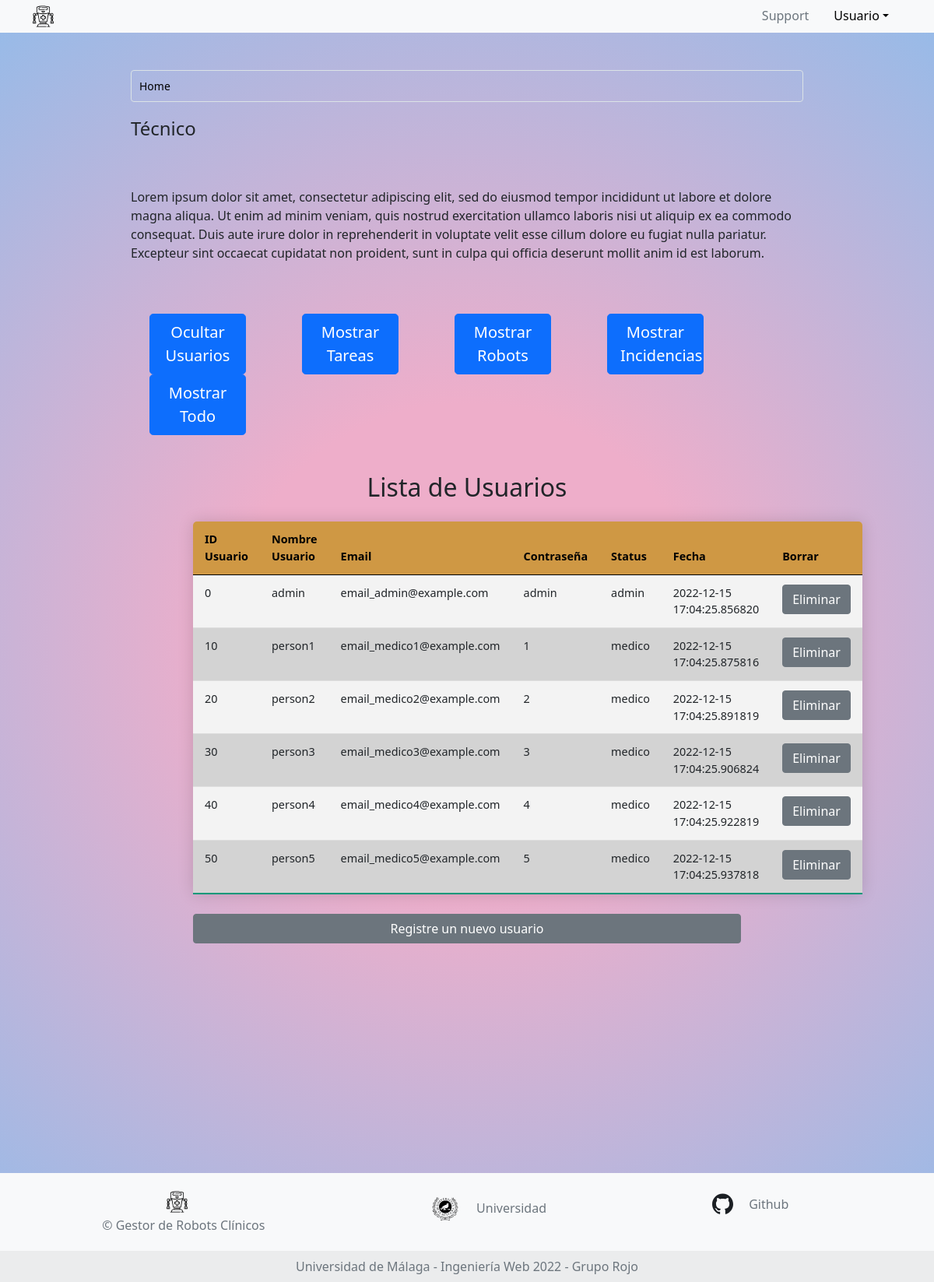
/admin, run on an earlier commit of the app's database.
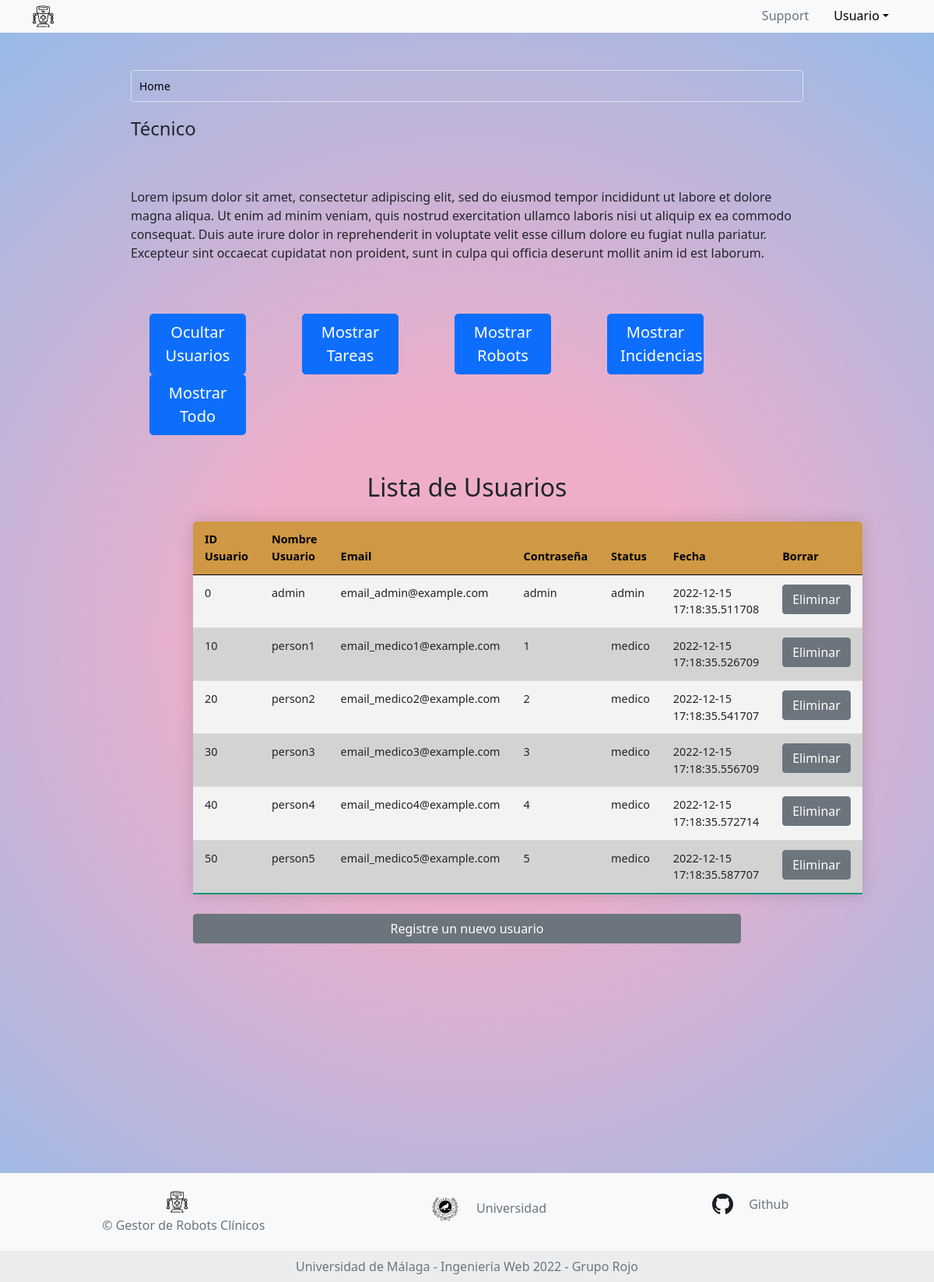
And on a later commit of the database.
### app.py (models this page shows, shortened)
class Users(db.Model):
    __tablename__ = 'Users'
    id = db.Column(db.String(10), primary_key=True)
    name = db.Column(db.String(150), nullable=False)
    email = db.Column(db.String(120), nullable=False, unique=True)
    password = db.Column(db.String(20), nullable=False)
    status = db.Column(db.String(20), nullable=False)
    date = db.Column(db.DateTime, default=datetime.utcnow)

### app.py (the view)
@app.route("/admin")
def admin():
    usuarios_db = db.session.query(Users).all()
    tareas_db = db.session.query(Tareas).all()
    robots_db = db.session.query(Robots).all()
    incidencias_db = db.session.query(Incidencias).all()
    return render_template('template_tecnico.jinja', usuarios = usuarios_db, tareas = tareas_db, robots = robots_db, incidencias = incidencias_db)

### templates/template_tecnico.jinja (shortened to what this page needs)
{% extends 'base.jinja' %}
{% block content %}
<body class="bg">
  <div class="main-container row p-5 mx-0 justify-content-center align-self-center">
    <div class="row col-md-10 px-3">
      <nav aria-label="breadcrumb">
        <ol class="breadcrumb breadcrumb-custom">
          <li class="breadcrumb-item active" aria-current="page"><span>Home</span></li>
        </ol>
      </nav>
    </div>
    <div class="row col-md-10 px-3">
      <legend>Técnico</legend>
      <p class="padd">
        Lorem ipsum dolor sit amet, consectetur adipiscing elit, sed do eiusmod tempor incididunt ut
        labore et dolore magna aliqua. Ut enim ad minim veniam, quis nostrud exercitation ullamco laboris
        nisi ut aliquip ex ea commodo consequat. Duis aute irure dolor in reprehenderit in voluptate velit esse
        cillum dolore eu fugiat nulla pariatur. Excepteur sint occaecat cupidatat non proident, sunt in culpa qui
        officia deserunt mollit anim id est laborum.
      </p>
    </div>
    <div class="row col-md-10 px-3">
      <div class="col col-lg-2 mx-4">
        <button type="button" class="btn btn-primary btn-lg" id="show-user-div">Ocultar Usuarios</button>
      </div>
      <div class="col col-lg-2 mx-4">
        <button type="button" class="btn btn-primary btn-lg" id="show-task-div">Mostrar Tareas</button>
      </div>
      <div class="col col-lg-2 mx-4">
        <button type="button" class="btn btn-primary btn-lg" id="show-robot-div">Mostrar Robots</button>
      </div>
      <div class="col col-lg-2 mx-4">
        <button type="button" class="btn btn-primary btn-lg" id="show-incidencia-div">Mostrar Incidencias</button>
      </div>
      <div class="col col-lg-2 mx-4">
        <button type="button" class="btn btn-primary btn-lg" id="show-everything">Mostrar Todo</button>
      </div>
    </div>
    <fieldset class="text-black col-md-8 px-3 bot">
      <form method="GET" class="mt-5 row justify-content-center">
        <div class="row" id=user-div name="user-div">
          <table class="table table-hover table-sortable">
            <h2 class="text-center">Lista de Usuarios</h2>
            <thead>
              <tr>
                <th scope="col"> ID Usuario </th>
                <th scope="col"> Nombre Usuario</th>
                <th scope="col"> Email </th>
                <th scope="col"> Contraseña </th>
                <th scope="col"> Status </th>
                <th scope="col"> Fecha </th>
                <th scope="col"> Borrar </th>
              </tr>
            </thead>
            <tbody>
              {% for user in usuarios %}
                  <tr>
                    <td>{{user.id}}</td>
                    <td>{{user.name}}</td>
                    <td>{{user.email}}</td>
                    <td>{{user.password}}</td>
                    <td>{{user.status}}</td>
                    <td>{{user.date}}</td>
                    <td>
                      <a class="btn btn-secondary" href="/deleteUsuario/{{user.id}}">Eliminar</a>
                    </td>
                  </tr>
              {% endfor %}
            </tbody>
          </table>
          <a class="btn btn-secondary" href="/admin/formularioUsuarios">Registre un nuevo usuario</a>
        </div>
      </form>
    </fieldset>
  </div>
  {% endblock %}

What changed in the data, as far as the page shows it:
changed Users "admin": date "2022-12-15 17:04:25.856820" → "2022-12-15 17:18:35.511708"
changed Users "person1": date "2022-12-15 17:04:25.875816" → "2022-12-15 17:18:35.526709"
changed Users "person2": date "2022-12-15 17:04:25.891819" → "2022-12-15 17:18:35.541707"
changed Users "person3": date "2022-12-15 17:04:25.906824" → "2022-12-15 17:18:35.556709"
changed Users "person4": date "2022-12-15 17:04:25.922819" → "2022-12-15 17:18:35.572714"
changed Users "person5": date "2022-12-15 17:04:25.937818" → "2022-12-15 17:18:35.587707"
